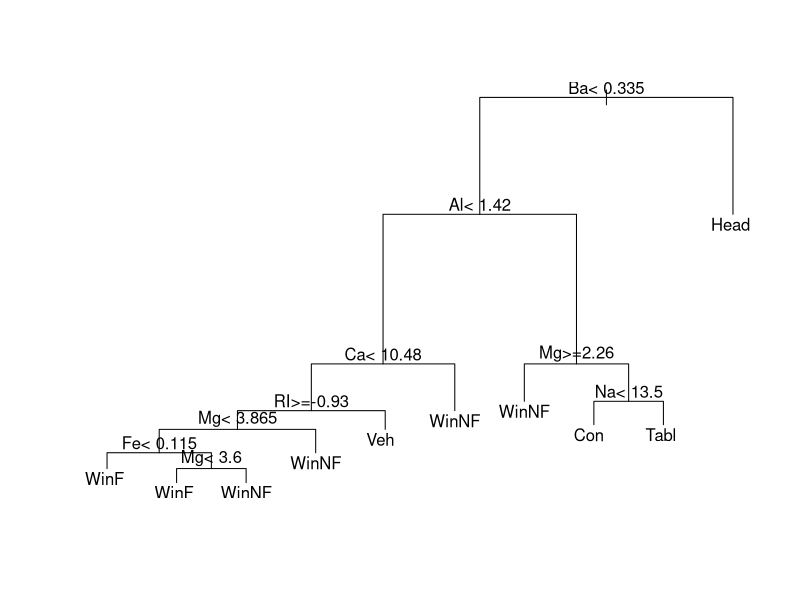

Recreate this plot in R.
## ---- chunk 1
cap1 <- "Initial tree for predicting ``type`` for the forensic 
glass data."
## ---- chunk 2
#| label: fig-tree1
#| fig-cap: !expr paste(cap1)

library(rpart)
fgl <- MASS::fgl
set.seed(31)    ## Use to reproduce output shown.
# Use fgl: Forensic glass fragment data; from MASS package
glass.tree <- rpart(type ~ RI+Na+Mg+Al+Si+K+Ca+Ba+Fe, data=fgl)
plot(glass.tree);  text(glass.tree)
## ---- chunk 3
printcp(glass.tree, digits=3)
## ---- chunk 4
printcp(prune(glass.tree, cp = 0.011))
